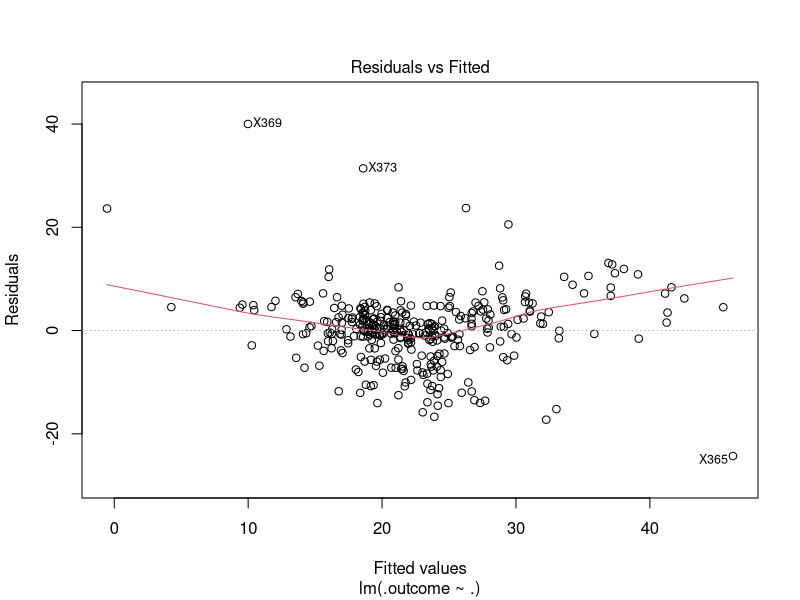
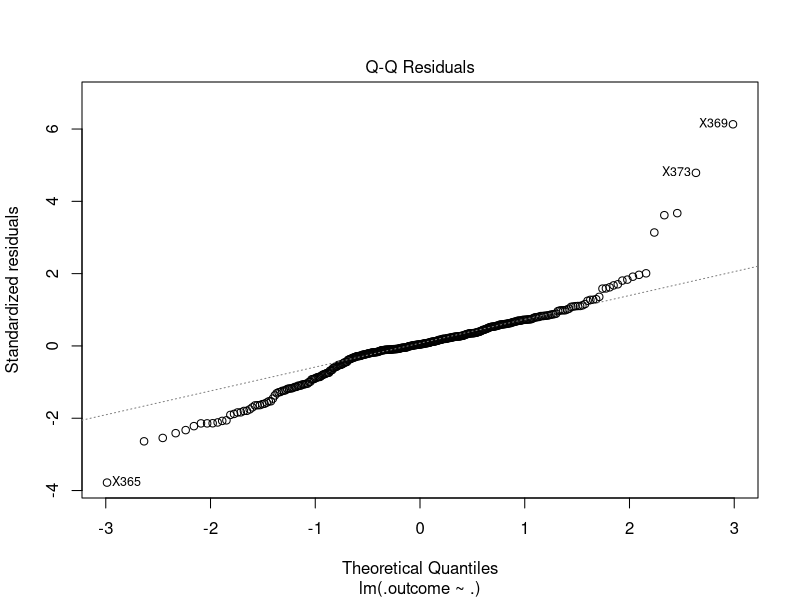
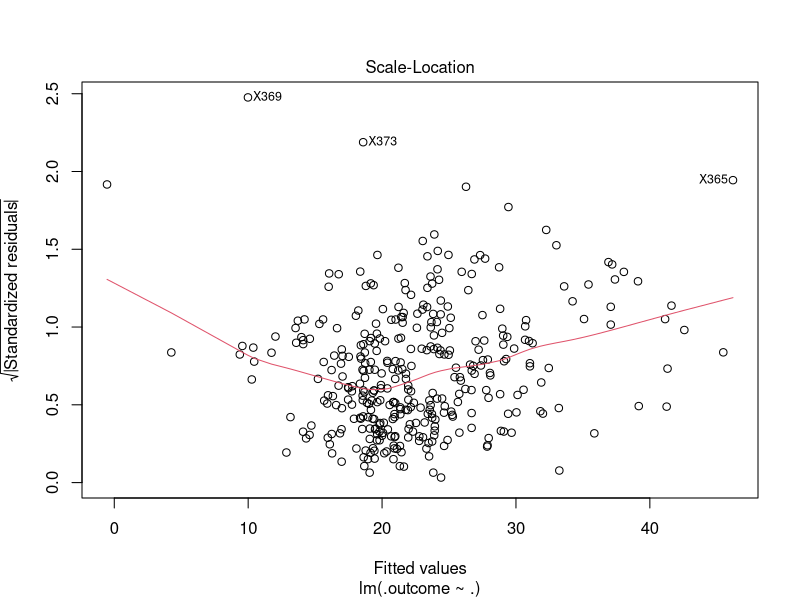
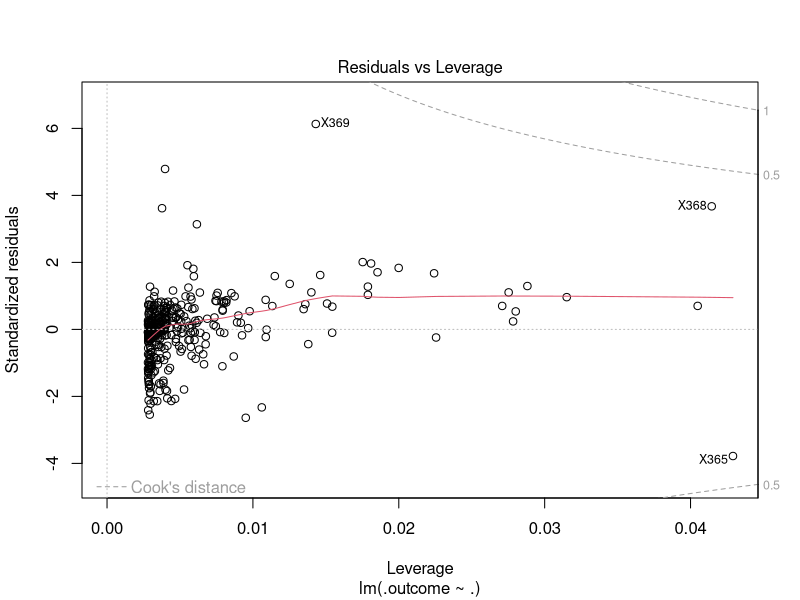
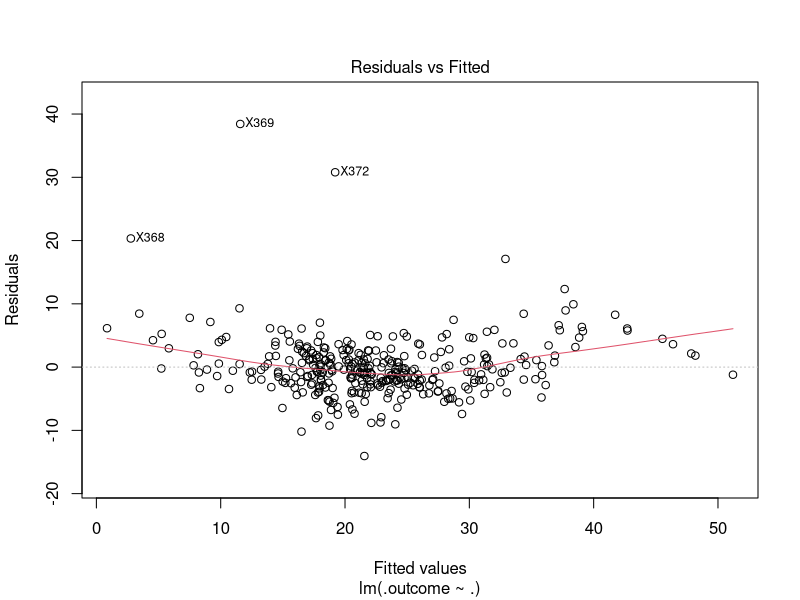
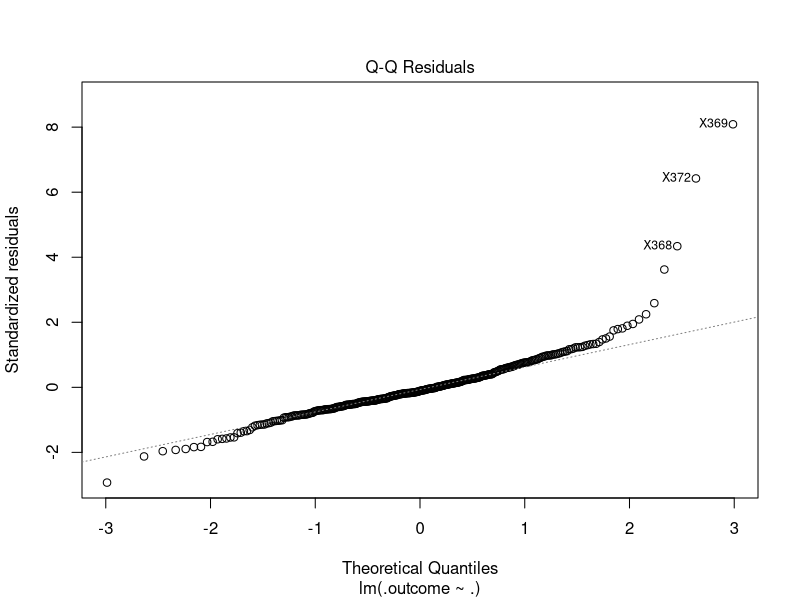
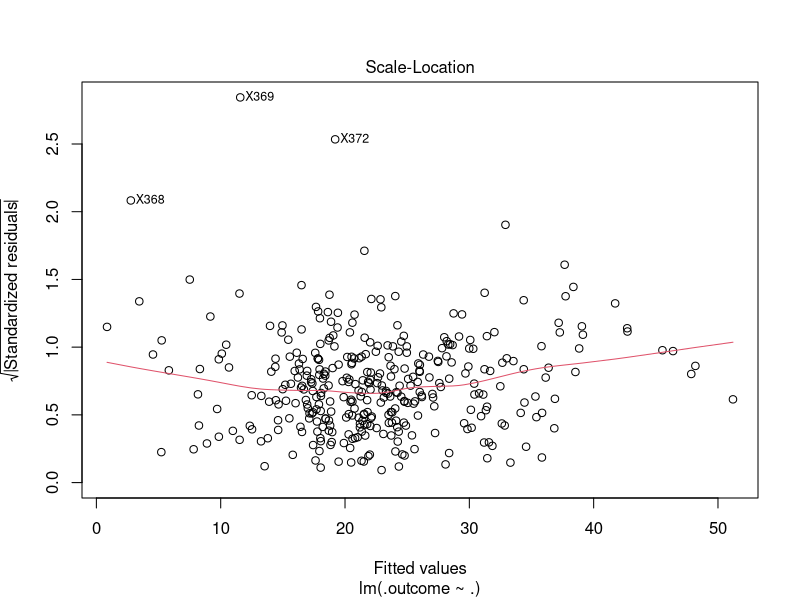
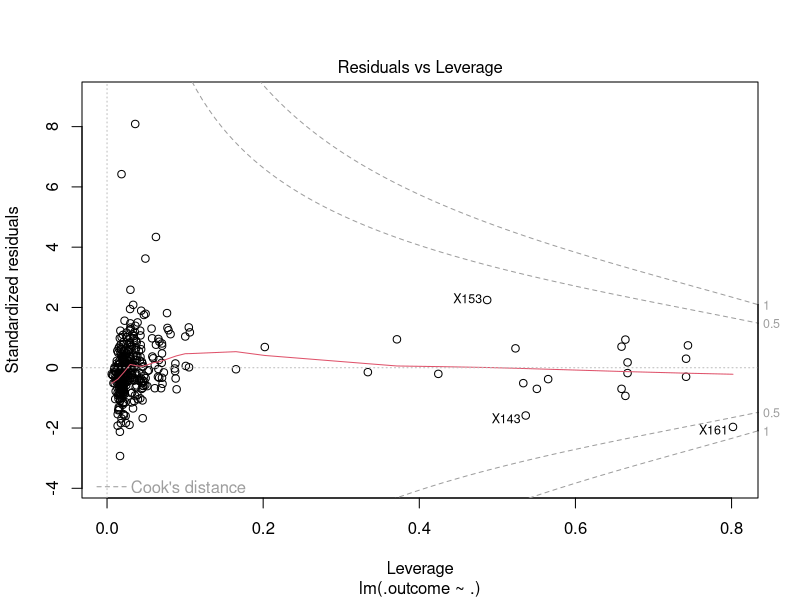

Source code (R) for these figures, in order:
library(caret)
library(tidyverse)
library(mlbench) # To employ BostonHousing data
library(leaps) # To apply stepwise, backward and forward regression
data(BostonHousing)
head(BostonHousing)
str(BostonHousing)
summary(BostonHousing)
###~~~~~~~~~Model base_1~~~~~~~~~###
set.seed(1)
train_row_1=createDataPartition(BostonHousing$medv,
                                p=0.7, 
                              list=F)
test_1=BostonHousing[-train_row_1 , ]
train_1=BostonHousing[train_row_1 , ]
## Train control_1
trcl_1=trainControl(method = "repeatedcv",
                  number = 2,
                  repeats = 5)
## Train the model_1 
str(train_1)
lm_1=train(medv~rm,data=train_1,
         method="lm",
         trControl=trcl_1)
## Eplore the result_1##
lm_1$resample
lm_1$finalModel
summary(lm_1)
lm_1$metric
plot(lm_1$finalModel)  
##fitted value
lm_fit_1=fitted(lm_1)
##Predicting value
lm_pred_1=predict(lm_1,newdata = test_1)
## Evaluating
postResample(lm_pred_1,test_1$medv) 
## R2 tren tap test
#RMSE tap test cao hon tap train la mo hinh do

##~~~~~~~~~Model Dummy_2~~~~~~~~~##
train_row_2=createDataPartition(BostonHousing$medv,
                                p=0.7, 
                                list=F)
test_2=BostonHousing[-train_row_2 , ]
train_2=BostonHousing[train_row_2 , ]
## Train control_2
trcl_2=trainControl(method = "repeatedcv",
                    number = 2,
                    repeats = 5)
## Train the model_2 
str(train_2)
lm_2=train(medv~ crim*chas+
             zn*chas+
             indus*chas+
             nox*chas+
             rm*chas+
             age*chas+
             dis*chas+
             rad*chas+
             tax*chas+
             ptratio*chas
           ,data=train_2,
           method="lm",
           trControl=trcl_1)
## Eplore the result_2##
lm_2$resample
lm_2$finalModel
summary(lm_2)
lm_2$metric
plot(lm_2$finalModel)  
##fitted value
lm_fit_2=fitted(lm_2)
##Predicting value
lm_pred_2=predict(lm_2,newdata = test_2)
## Evaluating
postResample(lm_pred_2,test_2$medv) 
###~~~~~Model Interactio_3~~~~~~`###
#crim
#zn
#rm, dis, rad, tax, 
train_row_3=createDataPartition(BostonHousing$medv,
                                p=0.7, 
                                list=F)
test_3=BostonHousing[-train_row_3 , ]
train_3=BostonHousing[train_row_3 , ]
## Train control_1
trcl_3=trainControl(method = "repeatedcv",
                    number = 2,
                    repeats = 5)
## Bien tuong tac: tax:rm
lm_3_tax_rm=train(medv~tax+rm+tax:rm,data=train_3,
           method="lm",
           trControl=trcl_3)
## Bien tuong tac: dis:rad
lm_3_dis_rad=lm_1=train(medv~dis+rad+dis:rad,data=train_3,
                        method="lm",
                        trControl=trcl_3)
## Bien tuong tac: crim:zn
lm_3_crim_zn=train(medv~crim+zn+crim:zn,data=train_3,
           method="lm",
           trControl=trcl_3)
